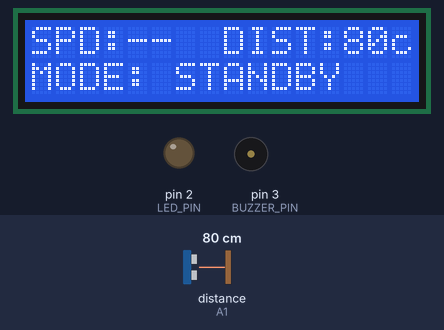
The sketch below on a simulated Arduino Uno, built with avr-gcc and run on an emulated ATmega328P. On the bench: 16×2 character LCD, output pins drawn as LEDs (lit = HIGH), buzzer (waves = sounding). Wiring (inferred from the names in the program): ultrasonic range finder: trigger A0; echo A1. The test bench sets the inputs (shaded band); at power-on: distance to the obstacle (sensor on A1) 80 cm. The echo pulse lasts 58.3 µs per cm; pins used as bus, display or sensor lines are not drawn; what the sketch prints to the serial monitor is not drawn.

Above: at 2.7 s.
2.8 s: distance to the obstacle (sensor on A1) set to 17 cm
At 4.0 s:
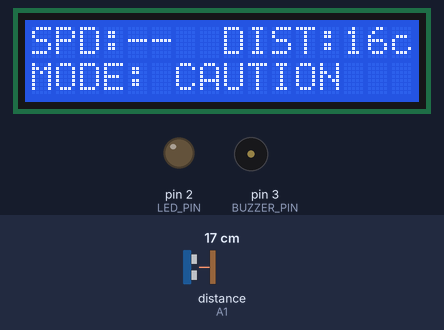
4.3 s: distance to the obstacle (sensor on A1) set to 14 cm
At 4.6 s:
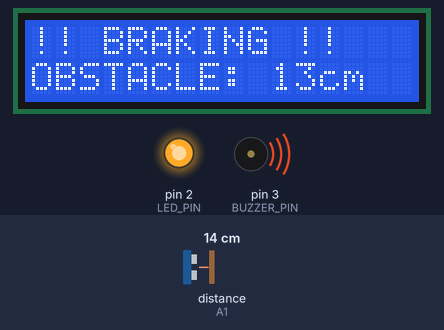
5.8 s: distance to the obstacle (sensor on A1) set to 2 cm
At 6.08 s:
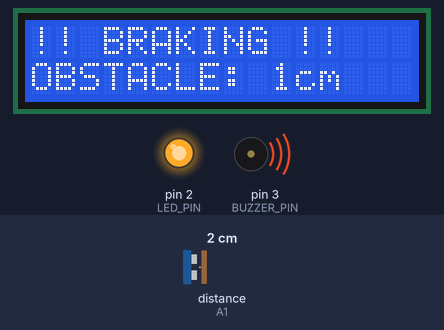
Timing chart, 0 to 8.8 s (numbered marks = the images above; inputs shaded):
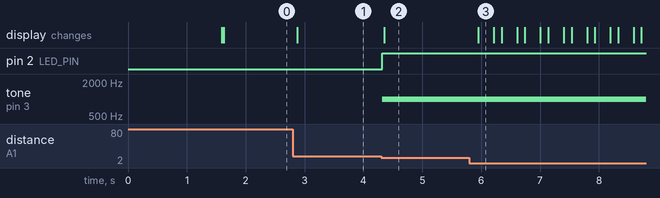

Measured:
- the behaviour switches between 16 and 15 cm on distance to the obstacle (sensor on A1) (found by bisection; images 1 and 2)
- after the input at 2.8 s, the display: changes after 0.07 s (image 1)
- after the input at 4.3 s, pin 2 (LED_PIN): LOW → HIGH at once; tone on pin 3 (BUZZER_PIN): silent → 1000 Hz at once; the display: changes after 0.05 s (image 2)
- after the input at 5.8 s, the display: changes after 0.15 s (image 3)

The sketch:

stage1_aeb_cluster.ino
```cpp
/*
 * MINI AUTONOMOUS VEHICLE PLATFORM — STAGE 1
 * Instrument cluster + AEB logic
 *
 * Wiring:
 *   LCD1602 I2C:  GND->GND  VCC->5V  SDA->A4  SCL->A5
 *   HC-SR04:      VCC->5V   TRIG->A0  ECHO->A1  GND->GND
 *   Buzzer:       +->D3     -->GND
 *   LED + 220ohm: anode->D8  cathode->GND
 */

#include <Wire.h>
#include <LiquidCrystal_I2C.h>

// ---------- CONFIG ----------
const uint8_t LCD_ADDR = 0x27;   // confirmed by I2C scanner
const int TRIG_PIN     = A0;
const int ECHO_PIN     = A1;
const int BUZZER_PIN   = 3;
const int LED_PIN      = 2;

const int AEB_DISTANCE_CM  = 15;
const int WARN_DISTANCE_CM = 30;
// ----------------------------

LiquidCrystal_I2C lcd(LCD_ADDR, 16, 2);

long readDistanceCm() {
  digitalWrite(TRIG_PIN, LOW);
  delayMicroseconds(2);
  digitalWrite(TRIG_PIN, HIGH);
  delayMicroseconds(10);
  digitalWrite(TRIG_PIN, LOW);

  long duration = pulseIn(ECHO_PIN, HIGH, 30000);
  if (duration == 0) return 999;
  return duration / 58;
}

void setup() {
  pinMode(TRIG_PIN, OUTPUT);
  pinMode(ECHO_PIN, INPUT);
  pinMode(BUZZER_PIN, OUTPUT);
  pinMode(LED_PIN, OUTPUT);

  lcd.init();
  lcd.backlight();

  lcd.setCursor(0, 0);
  lcd.print("  MAVP  v0.1");
  lcd.setCursor(0, 1);
  lcd.print(" SYSTEM  CHECK");
  delay(1500);
  lcd.clear();

  Serial.begin(9600);
}

void loop() {
  long d = readDistanceCm();

  Serial.print("distance_cm=");
  Serial.println(d);

  if (d < AEB_DISTANCE_CM) {
    digitalWrite(LED_PIN, HIGH);
    tone(BUZZER_PIN, 1000);

    lcd.setCursor(0, 0);
    lcd.print("!! BRAKING !!   ");
    lcd.setCursor(0, 1);
    lcd.print("OBSTACLE: ");
    lcd.print(d);
    lcd.print("cm   ");
  }
  else {
    digitalWrite(LED_PIN, LOW);
    noTone(BUZZER_PIN);

    lcd.setCursor(0, 0);
    lcd.print("SPD:--  DIST:");
    if (d >= 999) { lcd.print("-- "); }
    else          { lcd.print(d); lcd.print("cm "); }

    lcd.setCursor(0, 1);
    if (d < WARN_DISTANCE_CM) lcd.print("MODE: CAUTION   ");
    else                      lcd.print("MODE: STANDBY   ");
  }

  delay(100);
}
```
